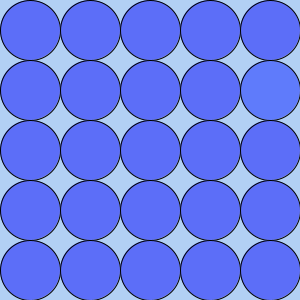
Frame 1 (no input)
Frame 60 (the mouse pressed at the canvas centre just before this capture): identical to frame 1, image omitted
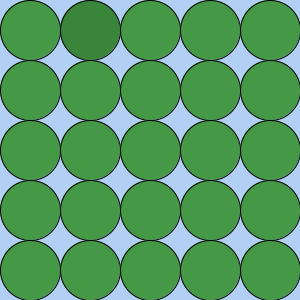
Frame 120 (the mouse held since frame 60 and released just before this capture)

The Processing sketch that drew these frames (run headless with seeded random() and noise(); from frame 60 on, the mouse is pressed at the canvas centre):

// Processing sketch: week03_9_diff_color_random_colorMode
// ── week03_9_diff_color_random_colorMode.pde
void setup(){
  size(300,300);
  colorMode(HSB,360,100,100);
  chooseColor();
}
void mousePressed(){
  chooseColor();///按滑鼠時改變顏色
}
int I,J;
float h,s,b,dh,ds,db;
void chooseColor(){
  h =random(360);
  s =random(50,100);
  b =random(50,100);///設定範圍以免顏色太醜
  I=int(random(5));
  J=int(random(5));
  dh=random(-10,+10);
  ds=random(-10,+10);
  db=random(-10,+10);
}
void draw(){
  background(213,27,96);
  for(int i=0;i<5;i++){
    for(int j=0;j<5;j++){
      if(i==I && j==J)fill(h+dh,s+ds,b+db);
      else fill(h,s,b);
      ellipse(30+j*60,30+i*60,60,60);
    }
  }
}
